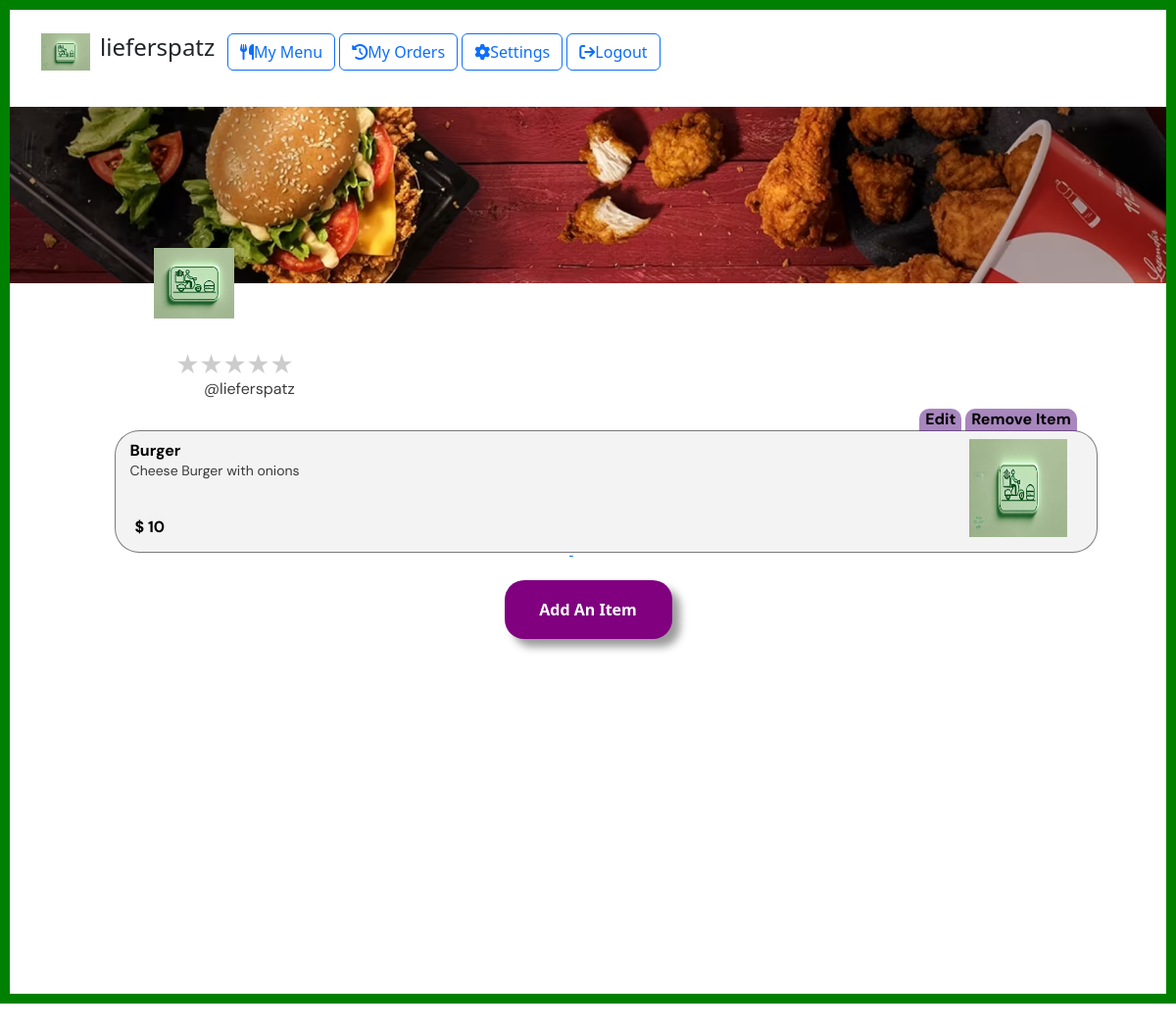
/business-view-items (signed in), run on the app's committed database.
### tables this page shows
CREATE TABLE Items (
    id INTEGER PRIMARY KEY AUTOINCREMENT,
    business_id INTEGER,
    Name VARCHAR(255),
    Description TEXT,
    category VARCHAR(255),
    Price DECIMAL(10, 2),
    picture_link VARCHAR(255)
    
);

### main.py (the view)
@app.route('/business-view-items', methods=['GET', 'POST'])
def business_view_items():
    conn = get_db_connection()
    cursor = conn.cursor()
    cursor.execute('SELECT * FROM items WHERE business_id = ?', (session['user_id'],))
    items = cursor.fetchall()
    conn.close()
    return render_template('business/view-items.html', items=items)

### main.py (called while the page is built)
def get_db_connection():
    conn = sqlite3.connect(database_name)
    conn.row_factory = sqlite3.Row
    return conn

### templates/business/view-items.html (shortened to what this page needs)
<!DOCTYPE html>
<html lang="en">
  <head>
    {% include 'business/includes/header.html' %}
</head>
  <body>
    <div class="main-container">
        {% include 'business/includes/menu.html' %}
        {% include 'business/includes/items-header.html' %}
      <div class="Containet-box" >
        <div id="products" class="products">
            {%for item in items%}
                <div class="rectangle-25 editable-container" data-container-id="rectangle-25" >
                    <img src="{{ item['picture_link'] }}" class="pic-7 editable-element">
                    <p class="wings editable-element" >{{ item['name'] }}</p>
                    <p class="wings-discription editable-element">{{ item['description'] }}</p>
                    <p class="Price-2 editable-element">$ {{ item['price'] }}</p>
                    <a href="/business-edit-item/{{ item['id'] }}">
                        <button id="toggleButton" data-container-id="rectangle-25" class="addButton-2">Edit</button>
                    </a>
                    <button id="removeButton" data-container-id="rectangle-25" class="addButton-2" onclick="confirmDelete({{ item['id'] }})">Remove Item</button>
                </div>
            {%endfor%}
        </div>
        <center>
            <a href="/business-add-item">
                <button class="add-item text-center" >Add An Item</button>
            </a>
        </center>
      </div>
    </div>
  </body>
</html>

### static/business/items/index.css (style rules this page uses)
.main-container { overflow: hidden; }
.main-container, .main-container * { box-sizing: border-box; }
.main-container { position: relative; height: 1024px; margin: 0 auto; background: rgb(255, 255, 255); border: 10px solid green; overflow: hidden; overflow-y: scroll; }
.pic-7 { position: absolute; width: 100px; height: 100px; top: 8px; right: 3%; z-index: 20; }
.wings { position: relative; top: 10px; left: 15px; font-family: DM Sans, -apple-system, BlinkMacSystemFont, "Segoe UI", Roboto, Ubuntu, "Helvetica Neue", Helvetica, Arial, "PingFang SC", "Hiragino Sans GB", "Microsoft Yahei UI", "Microsoft Yahei", "Source Han Sans CN", sans-serif; color: rgb(0, 0, 0); font-size: 16px; font-weight: 700; line-height: 20.832px; width: 200px; text-align: left; }
.wings-discription { position: relative; height: 20px; top: -5px; left: 15px; font-family: DM Sans, -apple-system, BlinkMacSystemFont, "Segoe UI", Roboto, Ubuntu, "Helvetica Neue", Helvetica, Arial, "PingFang SC", "Hiragino Sans GB", "Microsoft Yahei UI", "Microsoft Yahei", "Source Han Sans CN", sans-serif; color: rgb(57, 57, 57); font-size: 14px; font-weight: 400; line-height: 17px; text-align: left; width: 900px }
.Price-2 { position: relative; top: 15px; left: 20px; font-family: DM Sans, -apple-system, BlinkMacSystemFont, "Segoe UI", Roboto, Ubuntu, "Helvetica Neue", Helvetica, Arial, "PingFang SC", "Hiragino Sans GB", "Microsoft Yahei UI", "Microsoft Yahei", "Source Han Sans CN", sans-serif; color: rgb(0, 0, 0); font-size: 16px; font-weight: 700; line-height: 20.832px; text-align: left; width: 100px; }
.rectangle-25 { position: relative; width: 85%; height: 125px; left: 10%; margin-top: 40px; background: rgb(243, 243, 243); border: 1px solid rgba(0, 0, 0, 0.5); box-shadow: 0 4px 4px 0 rgba(255, 255, 255, 0.25); transition: box-shadow 0.25s; font-size: 16px; font-weight: 700; line-height: 20.832px; text-align: center; font-family: DM Sans, -apple-system, BlinkMacSystemFont, "Segoe UI", Roboto, Ubuntu, "Helvetica Neue", Helvetica, Arial, "PingFang SC", "Hiragino Sans GB", "Microsoft Yahei UI", "Microsoft Yahei", "Source Han Sans CN", sans-serif; border-style: solid; border-width: 1px; border-radius: 25px; transition: background-color 0.5s, color 0.5s; }
.addButton-2 { position: relative; top: -133px; left: 40%; background-color: rgb(98 35 137 / 55%) !important; border: none !important; height: 23px !important; line-height: 10.5px !important; border-radius: 10px 10px 0px 0px !important; font-weight: bold !important; }
.products { position: relative; bottom: 28px; right: 3%; width: 100%; display: grid; grid-auto-flow: row ;gap: 0rem; margin: 0rem 2vw; padding: 0px; list-style-type: unset; }
.Containet-box { position: relative; top: 33%; height: 100%; }
.add-item { position: relative; background-color: purple; color: white; font-weight: bold; border-radius: 20px; width: 171px; height: 60px; border: none; box-shadow: 8px 8px 8px #9b9b9b; }

### data on the page
Items: picture_link (picture), name "Burger", description "Cheese Burger with onions", price "10"
